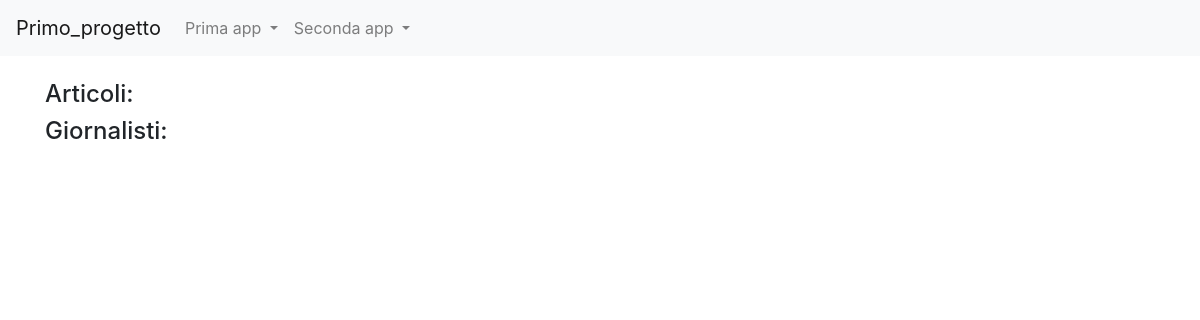
Before: /news/ with the older database file.
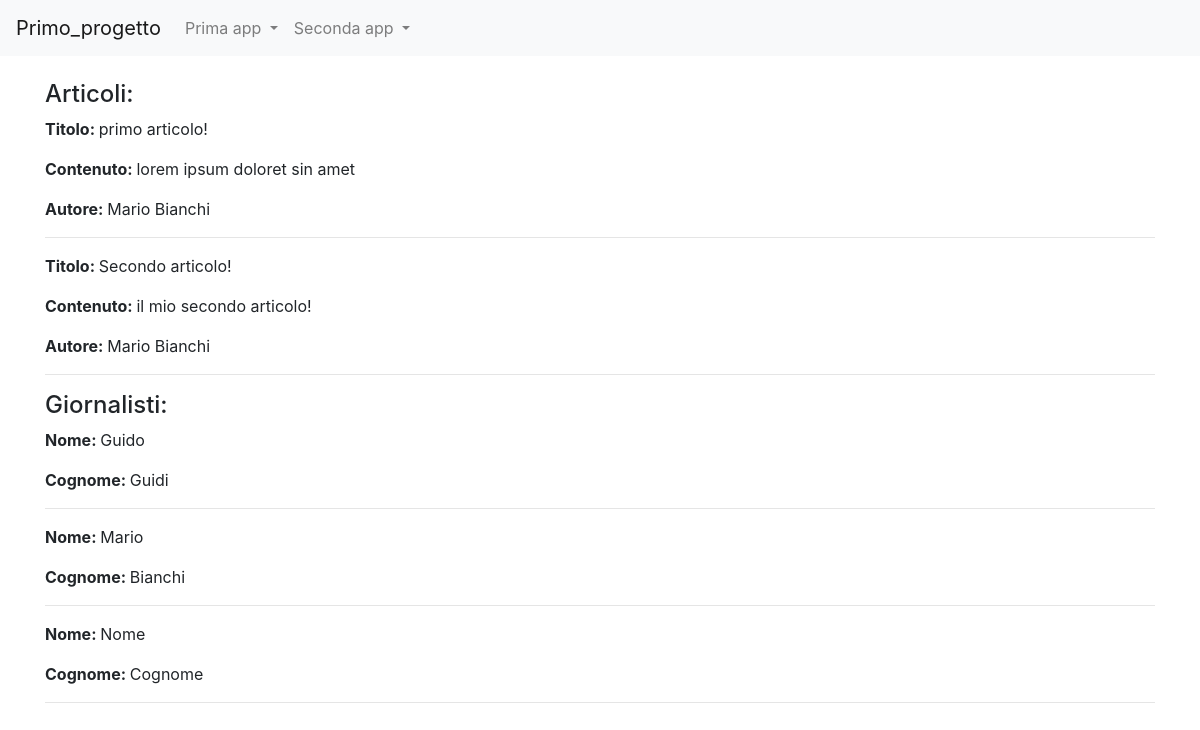
After: the same page with the newer database file.
### news/models.py (models this page shows)
class Articolo(models.Model):
    titolo = models.CharField(max_length=100)
    contenuto = models.TextField()
    giornalista = models.ForeignKey(Giornalista, on_delete=models.CASCADE, related_name="articoli")
    data=models.DateField(auto_now=True,blank=True)
    visualizzazioni=models.IntegerField(default=0,blank=True)
    def __str__(self):
        return self.titolo
    class Meta:
        verbose_name =  "Articolo"
        verbose_name_plural = "Articoli"

class Giornalista(models.Model):
    nome = models.CharField(max_length=20)
    cognome = models.CharField(max_length=20)
    anno_di_nascita = models.DateTimeField(blank=True)
    def __str__(self):
        return self.nome + " " + self.cognome
    class Meta:
        verbose_name = "Giornalista"
        verbose_name_plural = "Giornalisti"

### news/views.py (the view)
# urls.py: path('', home, name="homeview"),
def home(request):
    articoli = Articolo.objects.all()
    giornalisti = Giornalista.objects.all()
    context = {"articoli": articoli, "giornalisti":giornalisti}
    print(context)
    return render(request, "homepageNews.html", context)

### news/templates/homepageNews.html (shortened to what this page needs)
{% extends "base.html" %}
{%block content %}
<h4>Articoli:</h4>
    {% for articolo in articoli %}
        <p><strong>Titolo: </strong>{{ articolo.titolo }}</p>
        <p><strong>Contenuto: </strong>{{ articolo.contenuto }}</p>
        <p><strong>Autore: </strong>{{ articolo.giornalista }}</p>
        <hr>
    {% endfor %}
<h4>Giornalisti:</h4>
    {% for giornalista in giornalisti %}
        <p><strong>Nome: </strong>{{ giornalista.nome }}</p>
        <p><strong>Cognome: </strong>{{ giornalista.cognome }}</p>
        <hr>
    {% endfor %}
{%endblock content%}

Changed rows visible on the page:
added Articolo: titolo "primo articolo!", contenuto "lorem ipsum doloret sin amet", giornalista "Mario Bianchi"
added Articolo: titolo "Secondo articolo!", contenuto "il mio secondo articolo!", giornalista "Mario Bianchi"
added Giornalista: nome "Guido", cognome "Guidi"
added Giornalista: nome "Mario", cognome "Bianchi"
added Giornalista: nome "Nome", cognome "Cognome"
